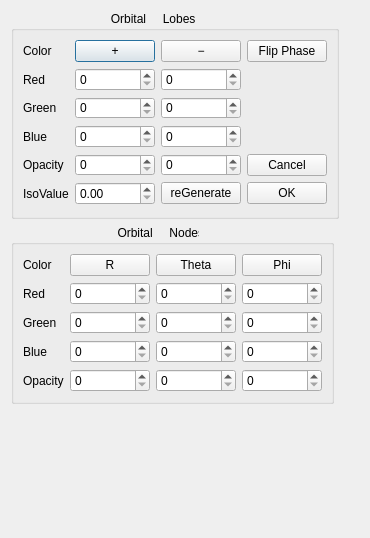
<?xml version="1.0" encoding="UTF-8"?>
<ui version="4.0">
 <class>OrbitalProperty</class>
 <widget class="QDialog" name="OrbitalProperty">
  <property name="geometry">
   <rect>
    <x>0</x>
    <y>0</y>
    <width>370</width>
    <height>538</height>
   </rect>
  </property>
  <property name="windowTitle">
   <string>Dialog</string>
  </property>
  <layout class="QFormLayout" name="formLayout_2">
   <item row="2" column="0">
    <widget class="QGroupBox" name="groupBox">
     <property name="title">
      <string>                              Orbital     Lobes      </string>
     </property>
     <layout class="QFormLayout" name="formLayout">
      <item row="0" column="0">
       <layout class="QGridLayout" name="gridLayout">
        <item row="1" column="0">
         <widget class="QLabel" name="label">
          <property name="text">
           <string>Red</string>
          </property>
         </widget>
        </item>
        <item row="2" column="2">
         <widget class="QSpinBox" name="spinBox_OL_negative_green">
          <property name="maximum">
           <number>255</number>
          </property>
         </widget>
        </item>
        <item row="3" column="1">
         <widget class="QSpinBox" name="spinBox_OL_positive_blue">
          <property name="maximum">
           <number>255</number>
          </property>
         </widget>
        </item>
        <item row="1" column="2">
         <widget class="QSpinBox" name="spinBox_OL_negative_red">
          <property name="maximum">
           <number>255</number>
          </property>
         </widget>
        </item>
        <item row="6" column="0">
         <widget class="QLabel" name="label_13">
          <property name="sizePolicy">
           <sizepolicy hsizetype="Expanding" vsizetype="Preferred">
            <horstretch>0</horstretch>
            <verstretch>0</verstretch>
           </sizepolicy>
          </property>
          <property name="text">
           <string>IsoValue</string>
          </property>
         </widget>
        </item>
        <item row="0" column="1">
         <widget class="QPushButton" name="pushButton_OL_positive">
          <property name="text">
           <string>+</string>
          </property>
         </widget>
        </item>
        <item row="0" column="2">
         <widget class="QPushButton" name="pushButton_OL_negative">
          <property name="text">
           <string>−</string>
          </property>
         </widget>
        </item>
        <item row="2" column="1">
         <widget class="QSpinBox" name="spinBox_OL_positive_green">
          <property name="maximum">
           <number>255</number>
          </property>
         </widget>
        </item>
        <item row="3" column="2">
         <widget class="QSpinBox" name="spinBox_OL_negative_blue">
          <property name="maximum">
           <number>255</number>
          </property>
         </widget>
        </item>
        <item row="4" column="1">
         <widget class="QSpinBox" name="spinBox_OL_positive_opacity">
          <property name="maximum">
           <number>255</number>
          </property>
         </widget>
        </item>
        <item row="1" column="1">
         <widget class="QSpinBox" name="spinBox_OL_positive_red">
          <property name="maximum">
           <number>255</number>
          </property>
         </widget>
        </item>
        <item row="4" column="2">
         <widget class="QSpinBox" name="spinBox_OL_negative_opacity">
          <property name="maximum">
           <number>255</number>
          </property>
         </widget>
        </item>
        <item row="3" column="0">
         <widget class="QLabel" name="label_3">
          <property name="text">
           <string>Blue</string>
          </property>
         </widget>
        </item>
        <item row="6" column="1">
         <widget class="QDoubleSpinBox" name="doubleSpinBox"/>
        </item>
        <item row="2" column="0">
         <widget class="QLabel" name="label_2">
          <property name="text">
           <string>Green</string>
          </property>
         </widget>
        </item>
        <item row="0" column="0">
         <widget class="QLabel" name="label_4">
          <property name="sizePolicy">
           <sizepolicy hsizetype="Expanding" vsizetype="Preferred">
            <horstretch>0</horstretch>
            <verstretch>0</verstretch>
           </sizepolicy>
          </property>
          <property name="text">
           <string>Color</string>
          </property>
         </widget>
        </item>
        <item row="6" column="3">
         <widget class="QPushButton" name="pushButton_ok">
          <property name="text">
           <string>OK</string>
          </property>
         </widget>
        </item>
        <item row="0" column="3">
         <widget class="QPushButton" name="pushButton_flipPhase">
          <property name="text">
           <string>Flip Phase</string>
          </property>
         </widget>
        </item>
        <item row="4" column="0">
         <widget class="QLabel" name="label_7">
          <property name="sizePolicy">
           <sizepolicy hsizetype="Expanding" vsizetype="Preferred">
            <horstretch>0</horstretch>
            <verstretch>0</verstretch>
           </sizepolicy>
          </property>
          <property name="text">
           <string>Opacity</string>
          </property>
         </widget>
        </item>
        <item row="4" column="3">
         <widget class="QPushButton" name="pushButton_cancel">
          <property name="text">
           <string>Cancel</string>
          </property>
         </widget>
        </item>
        <item row="6" column="2">
         <widget class="QPushButton" name="pushButton_reGenerate">
          <property name="text">
           <string>reGenerate</string>
          </property>
         </widget>
        </item>
       </layout>
      </item>
     </layout>
    </widget>
   </item>
   <item row="3" column="0">
    <widget class="QGroupBox" name="groupBox_2">
     <property name="title">
      <string>                                Orbital     Nodes  </string>
     </property>
     <layout class="QFormLayout" name="formLayout_3">
      <item row="0" column="0">
       <layout class="QGridLayout" name="gridLayout_2">
        <item row="4" column="3">
         <widget class="QSpinBox" name="spinBox_ONP_opacity">
          <property name="maximum">
           <number>255</number>
          </property>
         </widget>
        </item>
        <item row="0" column="2">
         <widget class="QPushButton" name="pushButton_ON_Theta">
          <property name="text">
           <string>Theta</string>
          </property>
         </widget>
        </item>
        <item row="2" column="0">
         <widget class="QLabel" name="label_11">
          <property name="text">
           <string>Green</string>
          </property>
         </widget>
        </item>
        <item row="4" column="1">
         <widget class="QSpinBox" name="spinBox_ONR_opacity">
          <property name="maximum">
           <number>255</number>
          </property>
         </widget>
        </item>
        <item row="0" column="3">
         <widget class="QPushButton" name="pushButton_ON_Phi">
          <property name="text">
           <string>Phi</string>
          </property>
         </widget>
        </item>
        <item row="0" column="0">
         <widget class="QLabel" name="label_5">
          <property name="sizePolicy">
           <sizepolicy hsizetype="Expanding" vsizetype="Preferred">
            <horstretch>0</horstretch>
            <verstretch>0</verstretch>
           </sizepolicy>
          </property>
          <property name="text">
           <string>Color</string>
          </property>
         </widget>
        </item>
        <item row="0" column="1">
         <widget class="QPushButton" name="pushButton_ON_R">
          <property name="text">
           <string>R</string>
          </property>
         </widget>
        </item>
        <item row="1" column="2">
         <widget class="QSpinBox" name="spinBox_ONT_red">
          <property name="maximum">
           <number>255</number>
          </property>
         </widget>
        </item>
        <item row="4" column="2">
         <widget class="QSpinBox" name="spinBox_ONT_opacity">
          <property name="maximum">
           <number>255</number>
          </property>
         </widget>
        </item>
        <item row="3" column="0">
         <widget class="QLabel" name="label_12">
          <property name="text">
           <string>Blue</string>
          </property>
         </widget>
        </item>
        <item row="1" column="0">
         <widget class="QLabel" name="label_10">
          <property name="text">
           <string>Red</string>
          </property>
         </widget>
        </item>
        <item row="4" column="0">
         <widget class="QLabel" name="label_8">
          <property name="sizePolicy">
           <sizepolicy hsizetype="Expanding" vsizetype="Preferred">
            <horstretch>0</horstretch>
            <verstretch>0</verstretch>
           </sizepolicy>
          </property>
          <property name="text">
           <string>Opacity</string>
          </property>
         </widget>
        </item>
        <item row="1" column="3">
         <widget class="QSpinBox" name="spinBox_ONP_red">
          <property name="maximum">
           <number>255</number>
          </property>
         </widget>
        </item>
        <item row="1" column="1">
         <widget class="QSpinBox" name="spinBox_ONR_red">
          <property name="maximum">
           <number>255</number>
          </property>
         </widget>
        </item>
        <item row="2" column="1">
         <widget class="QSpinBox" name="spinBox_ONR_green">
          <property name="maximum">
           <number>255</number>
          </property>
         </widget>
        </item>
        <item row="3" column="1">
         <widget class="QSpinBox" name="spinBox_ONR_blue">
          <property name="maximum">
           <number>255</number>
          </property>
         </widget>
        </item>
        <item row="2" column="2">
         <widget class="QSpinBox" name="spinBox_ONT_green">
          <property name="maximum">
           <number>255</number>
          </property>
         </widget>
        </item>
        <item row="2" column="3">
         <widget class="QSpinBox" name="spinBox_ONP_green">
          <property name="maximum">
           <number>255</number>
          </property>
         </widget>
        </item>
        <item row="3" column="2">
         <widget class="QSpinBox" name="spinBox_ONT_blue">
          <property name="maximum">
           <number>255</number>
          </property>
         </widget>
        </item>
        <item row="3" column="3">
         <widget class="QSpinBox" name="spinBox_ONP_blue">
          <property name="maximum">
           <number>255</number>
          </property>
         </widget>
        </item>
       </layout>
      </item>
     </layout>
    </widget>
   </item>
  </layout>
 </widget>
 <resources/>
 <connections/>
</ui>
